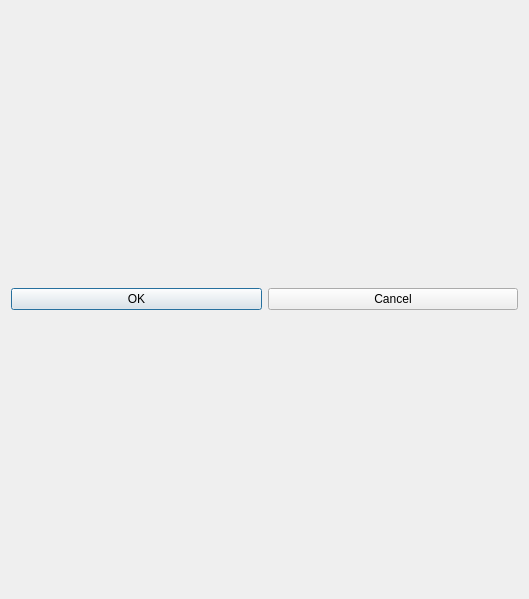
<?xml version="1.0" encoding="UTF-8"?>
<ui version="4.0">
 <class>FeatureInformationDialogBase</class>
 <widget class="QDialog" name="FeatureInformationDialogBase">
  <property name="geometry">
   <rect>
    <x>0</x>
    <y>0</y>
    <width>529</width>
    <height>599</height>
   </rect>
  </property>
  <property name="windowTitle">
   <string>Feature Information</string>
  </property>
  <layout class="QGridLayout" name="gridLayout">
   <item row="0" column="0" colspan="2">
    <layout class="QFormLayout" name="formLayout"/>
   </item>
   <item row="1" column="0">
    <widget class="QPushButton" name="pushButton">
     <property name="text">
      <string>OK</string>
     </property>
    </widget>
   </item>
   <item row="1" column="1">
    <widget class="QPushButton" name="pushButton_2">
     <property name="text">
      <string>Cancel</string>
     </property>
    </widget>
   </item>
  </layout>
 </widget>
 <resources/>
 <connections/>
</ui>
